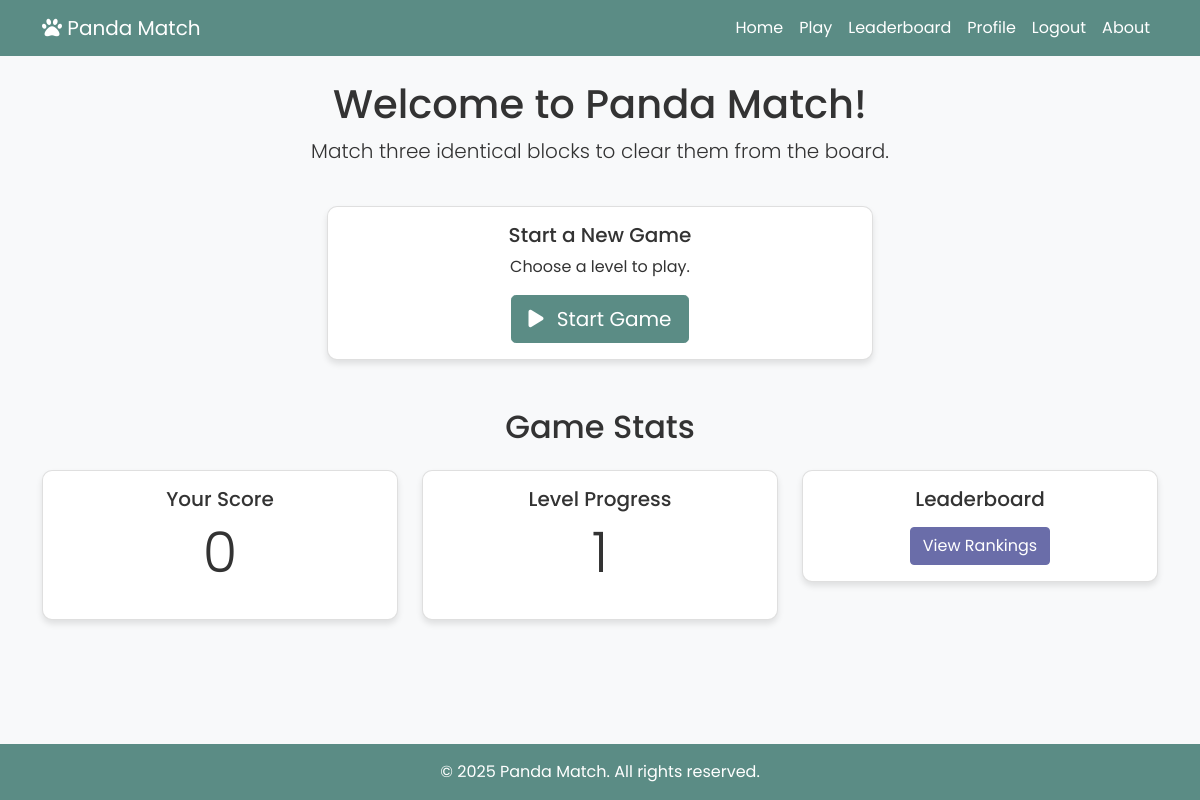
Before: /game/ (signed in) with the older database file.
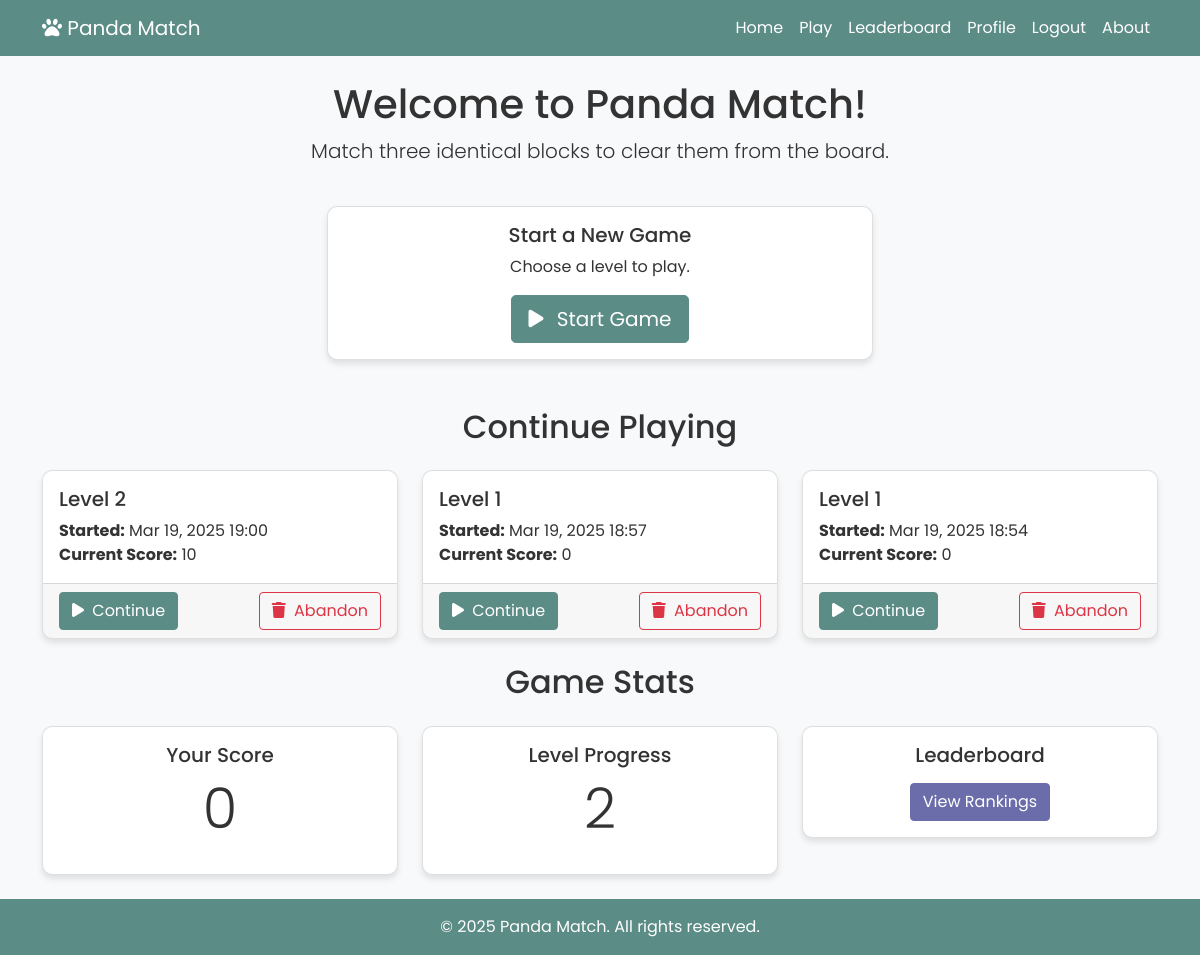
After: the same page with the newer database file.
### accounts/models.py (models this page shows, shortened)
class Player(models.Model):
    user = models.OneToOneField(User, on_delete=models.CASCADE, related_name='player')
    score = models.IntegerField(default=0)
    level_progress = models.IntegerField(default=1)

### game/models.py (models this page shows, shortened)
class GameSession(models.Model):
    STATUS_CHOICES = [
        ('active', 'Active'),
        ('completed', 'Completed'),
        ('abandoned', 'Abandoned'),
    ]
    session_id = models.AutoField(primary_key=True)
    player = models.ForeignKey(Player, on_delete=models.CASCADE)
    level = models.ForeignKey(Level, on_delete=models.CASCADE)
    start_time = models.DateTimeField(auto_now_add=True)
    end_time = models.DateTimeField(null=True, blank=True)
    status = models.CharField(max_length=10, choices=STATUS_CHOICES, default='active')
    score = models.IntegerField(default=0)
    buffer = models.JSONField(default=list)  # 使用JSONField存储缓冲区数据
    removed_tiles = models.JSONField(default=list)  # 使用JSONField存储移出的方块数据

class Level(models.Model):
    level_id = models.AutoField(primary_key=True)
    difficulty = models.IntegerField(default=1)
    tile_layout = models.JSONField(default=list)  # Stores the initial board layout as JSON

### game/views.py (the view)
# urls.py: path('', views.game_home, name='game_home'),
@login_required
def game_home(request):
    player = request.user.player
    levels = Level.objects.all()
    active_sessions = GameSession.objects.filter(
        player=player,
        status='active'
    ).order_by('-start_time')
    context = {
        'player': player,
        'levels': levels,
        'active_sessions': active_sessions
    }
    return render(request, 'game/home.html', context)

### templates/game/home.html (shortened to what this page needs)
{% extends 'base.html' %}
{% block content %}
<div class="row mb-4">
    <div class="col-12 text-center">
        <h1>Welcome to Panda Match!</h1>
        <p class="lead">Match three identical blocks to clear them from the board.</p>
    </div>
</div>
<div class="row mb-5">
    <div class="col-md-6 mx-auto">
        <div class="card text-center">
            <div class="card-body">
                <h5 class="card-title">Start a New Game</h5>
                <p class="card-text">Choose a level to play.</p>
                <a href="{% url 'level_select' %}" class="btn btn-primary btn-lg">
                    <i class="fas fa-play me-2"></i> Start Game
                </a>
            </div>
        </div>
    </div>
</div>
{% if active_sessions %}
<div class="row mb-4">
    <div class="col-12">
        <h2 class="text-center mb-4">Continue Playing</h2>
        <div class="row row-cols-1 row-cols-md-2 row-cols-lg-3 g-4">
            {% for session in active_sessions %}
            <div class="col">
                <div class="card h-100">
                    <div class="card-body">
                        <h5 class="card-title">Level {{ session.level.level_id }}</h5>
                        <p class="card-text">
                            <strong>Started:</strong> {{ session.start_time|date:"M d, Y H:i" }}<br>
                            <strong>Current Score:</strong> {{ session.score }}
                        </p>
                    </div>
                    <div class="card-footer d-flex justify-content-between">
                        <a href="{% url 'play_game' session.session_id %}" class="btn btn-primary">
                            <i class="fas fa-play me-1"></i> Continue
                        </a>
                        <a href="{% url 'abandon_game' session.session_id %}" class="btn btn-outline-danger">
                            <i class="fas fa-trash me-1"></i> Abandon
                        </a>
                    </div>
                </div>
            </div>
            {% endfor %}
        </div>
    </div>
</div>
{% endif %}
<div class="row">
    <div class="col-12 text-center">
        <h2 class="mb-4">Game Stats</h2>
        <div class="row g-4">
            <div class="col-md-4">
                <div class="card">
                    <div class="card-body text-center">
                        <h5 class="card-title">Your Score</h5>
                        <p class="display-4">{{ player.score }}</p>
                    </div>
                </div>
            </div>
            <div class="col-md-4">
                <div class="card">
                    <div class="card-body text-center">
                        <h5 class="card-title">Level Progress</h5>
                        <p class="display-4">{{ player.level_progress }}</p>
                    </div>
                </div>
            </div>
            <div class="col-md-4">
                <div class="card">
                    <div class="card-body text-center">
                        <h5 class="card-title">Leaderboard</h5>
                        <a href="{% url 'leaderboard_home' %}" class="btn btn-secondary mt-2">View Rankings</a>
                    </div>
                </div>
            </div>
        </div>
    </div>
</div>
{% endblock %}

Changed rows visible on the page:
added GameSession: level.level_id "2", start_time "Mar 19, 2025 19:00", score "10"
now on this page (row edited): GameSession: level.level_id "1", start_time "Mar 19, 2025 18:57", score "0"
now on this page (row edited): GameSession: level.level_id "1", start_time "Mar 19, 2025 18:54", score "0"
changed Player: level_progress "1" → "2"
Other visible differences:
text now shown: "Continue Playing"
